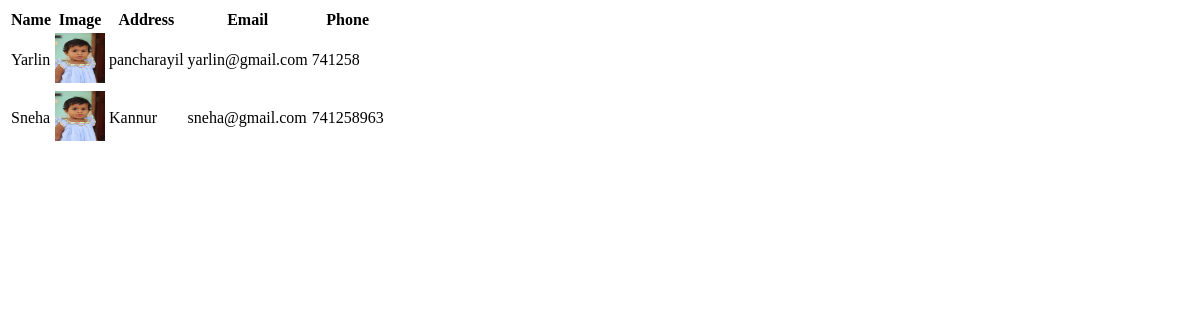
/userdetails, run on an earlier commit of the app's database.
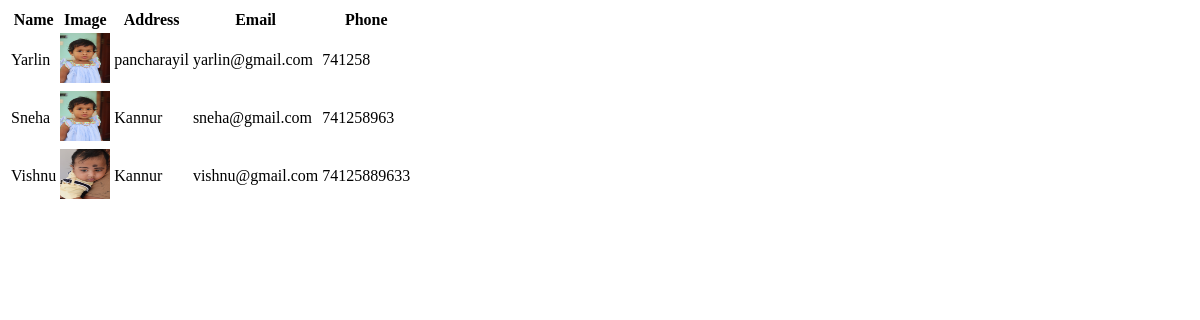
And on a later commit of the database.
### app/models.py (models this page shows, shortened)
class User(models.Model):
    user_id=models.ForeignKey(CustomUser,on_delete=models.CASCADE)
    name=models.CharField(max_length=100)
    image=models.FileField(upload_to='media')
    address=models.CharField(max_length=100)
    email=models.CharField(max_length=100)
    phone=models.IntegerField()

### app/views.py (the view)
# urls.py: path('userdetails',views.userdetails,name='userdetails'),
def userdetails(request):
    data=User.objects.all()
    return render(request,'userdetails.html',{'data':data})

### templates/userdetails.html (shortened to what this page needs)
<!DOCTYPE html>
<html lang="en">
<head>
</head>
<body>
    <table>
        <tr>
            <th>Name</th>
            <th>Image</th>
            <th>Address</th>
            <th>Email</th>
            <th>Phone</th>
            <th></th>
        </tr>
        {% for i in data %}
        <tr>
            <td>{{i.name}}</td>
            <td><img src="{{i.image.url}}" alt="" height="50px" width="50px"></td>
            <td>{{i.address}}</td>
            <td>{{i.email}}</td>
            <td>{{i.phone}}</td>
        </tr>
        {% endfor %}
    </table>
</body>
</html>

What changed in the data, as far as the page shows it:
added User: name "Vishnu", image (picture), address "Kannur", email "vishnu@gmail.com", phone "74125889633"
